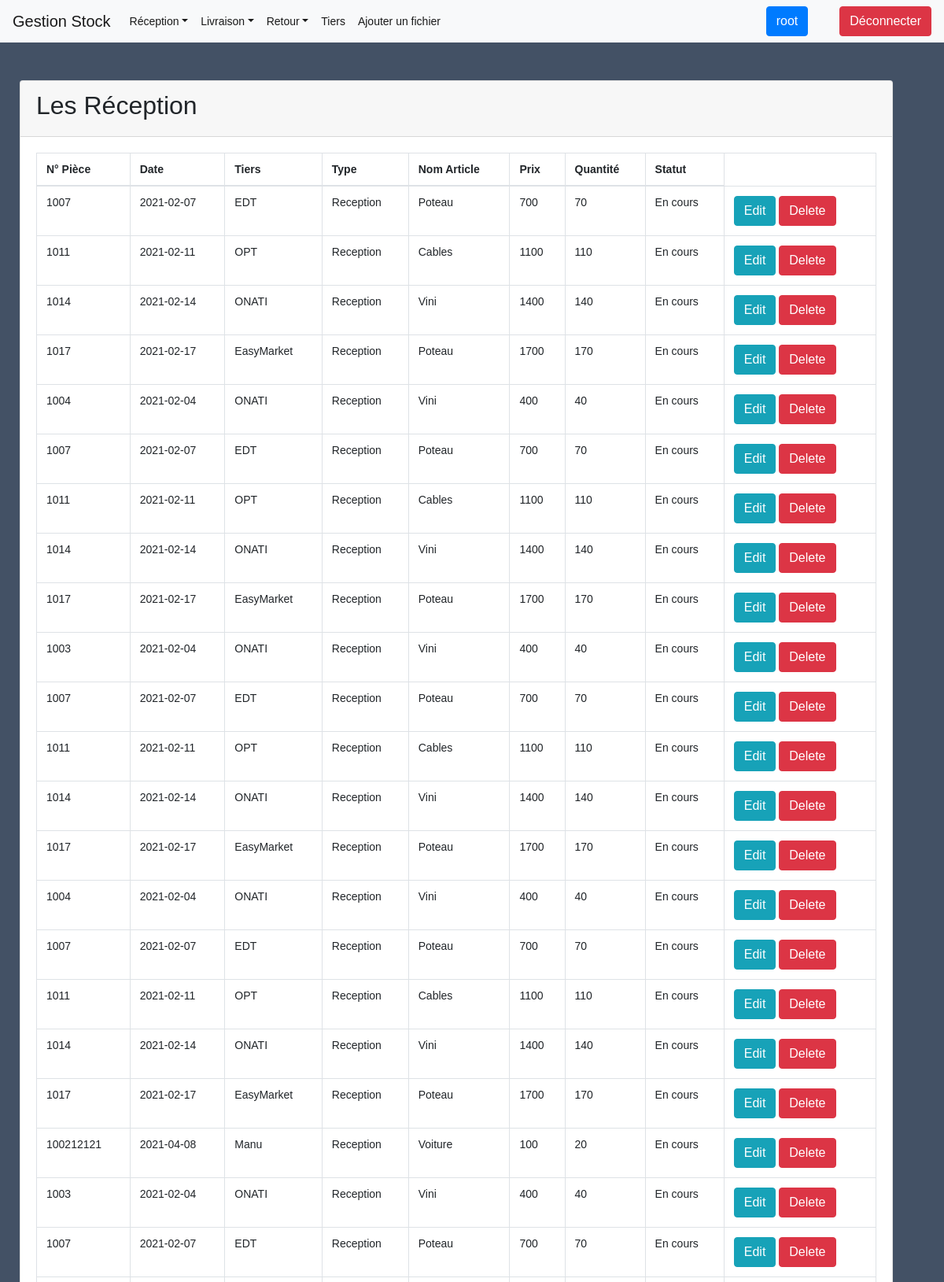
The page /Reception/reception.php (signed in, upper part) on the database its author committed.
### tables this page shows
CREATE TABLE `entete` (
  `id` int(11) NOT NULL,
  `no_piece` int(11) NOT NULL,
  `date_code` date NOT NULL,
  `id_tiers` varchar(11) NOT NULL,
  `type_code` varchar(11) NOT NULL
);

CREATE TABLE `detail` (
  `id` int(11) NOT NULL,
  `no_piece` int(11) NOT NULL,
  `nom_article` varchar(11) NOT NULL,
  `prix` int(11) NOT NULL,
  `quantite` int(11) NOT NULL
);

CREATE TABLE `type` (
  `id` int(11) NOT NULL,
  `type_code` varchar(15) NOT NULL,
  `statut` varchar(10) NOT NULL
);

### Reception/reception.php (the view, shortened to what this page needs)
<?php
include '../Connexion/db.php';
$sql = 'SELECT * FROM entete INNER JOIN detail ON detail.id=entete.id INNER JOIN type ON type.id = entete.id WHERE type.type_code = "Reception" ';
$statement = $connection->prepare($sql);
$statement->execute();
$achat = $statement->fetchAll(PDO::FETCH_OBJ);
?>
<?php require '../header.php'; ?>
<div style=" position: fixed; margin-left: 30px;" class="card mt-5 ">
    <div class="card-header">
      <h2>Recherche</h2>
    </div>
    <div  class="card-body">
      <form action="#" method="POST">
        <div class="form-group">
          <label> N° Pièce</label>
        </div>
        <div class="form-group">
          <label>Date Commande</label>
        </div>
        <div class="form-group">
          <label>Tiers</label>
        </div>
        <div class="form-group">
          <label>Nom Article</label>
        </div>
        <div class="form-group">
          <label>Statut</label>
        </div>
        <div class="form-group">
        </div>
      </form>
    </div>
  </div>
<div  style="margin-right: 50px;" class="container">
  <div class="card mt-5 ">
    <div class="card-header">
      <h2>Les Réception</h2>
    </div>
    <div class="card-body">
      <table id="data" class="table table-bordered display">
      <thead>
        <tr>
          <th >N° Pièce</th>
          <th >Date</th>
          <th >Tiers</th>
          <th >Type</th>
          <th >Nom Article</th>
          <th >Prix</th>
          <th >Quantité</th>
          <th >Statut</th>
        </tr>
      </thead>
        <tbody id="myTable">
        <?php foreach ($achat as $achats) : ?>
          <tr class="content">
            <td class="export"><?= $achats->no_piece; ?></td>
            <td class="export"><?= $achats->date_code; ?></td>
            <td class="export"><?= $achats->id_tiers; ?></td>
            <td class="export"><?= $achats->type_code; ?></td>
            <td class="export"><?= $achats->nom_article; ?></td>
            <td class="export"><?= $achats->prix; ?></td>
            <td class="export"><?= $achats->quantite; ?></td>
            <td class="export"><?= $achats->statut; ?>
            <td>
              <a href="../Edit/edit.php?id=<?= $achats->id ?>" class="btn btn-info">Edit</a>
              <a onclick="return confirm('Voulez vous vraiment supprimer ?')" href="../Delete/delete.php?id=<?= $achats->id ?>" class='btn btn-danger'>Delete</a>
            </td>
          </tr>
        <?php endforeach; ?>
        </tbody>
      </table>
    </div>
  </div>
</div>
<?php require '../footer.php'; ?>

### Css/style.css (style rules this page uses)
body { font: 14px sans-serif; background-color: #435165; }

### rows shown on the page
entete: detail.no_piece "1007", date_code "2021-02-07", id_tiers "EDT", type.type_code "Reception", detail.nom_article "Poteau", detail.prix "700", detail.quantite "70", type.statut "En cours"
entete: detail.no_piece "1011", date_code "2021-02-11", id_tiers "OPT", type.type_code "Reception", detail.nom_article "Cables", detail.prix "1100", detail.quantite "110", type.statut "En cours"
entete: detail.no_piece "1014", date_code "2021-02-14", id_tiers "ONATI", type.type_code "Reception", detail.nom_article "Vini", detail.prix "1400", detail.quantite "140", type.statut "En cours"
entete: detail.no_piece "1017", date_code "2021-02-17", id_tiers "EasyMarket", type.type_code "Reception", detail.nom_article "Poteau", detail.prix "1700", detail.quantite "170", type.statut "En cours"
entete: detail.no_piece "1004", date_code "2021-02-04", id_tiers "ONATI", type.type_code "Reception", detail.nom_article "Vini", detail.prix "400", detail.quantite "40", type.statut "En cours"
entete: detail.no_piece "1007", date_code "2021-02-07", id_tiers "EDT", type.type_code "Reception", detail.nom_article "Poteau", detail.prix "700", detail.quantite "70", type.statut "En cours"
entete: detail.no_piece "1011", date_code "2021-02-11", id_tiers "OPT", type.type_code "Reception", detail.nom_article "Cables", detail.prix "1100", detail.quantite "110", type.statut "En cours"
entete: detail.no_piece "1014", date_code "2021-02-14", id_tiers "ONATI", type.type_code "Reception", detail.nom_article "Vini", detail.prix "1400", detail.quantite "140", type.statut "En cours"
entete: detail.no_piece "1017", date_code "2021-02-17", id_tiers "EasyMarket", type.type_code "Reception", detail.nom_article "Poteau", detail.prix "1700", detail.quantite "170", type.statut "En cours"
entete: detail.no_piece "1003", date_code "2021-02-04", id_tiers "ONATI", type.type_code "Reception", detail.nom_article "Vini", detail.prix "400", detail.quantite "40", type.statut "En cours"
entete: detail.no_piece "1007", date_code "2021-02-07", id_tiers "EDT", type.type_code "Reception", detail.nom_article "Poteau", detail.prix "700", detail.quantite "70", type.statut "En cours"
entete: detail.no_piece "1011", date_code "2021-02-11", id_tiers "OPT", type.type_code "Reception", detail.nom_article "Cables", detail.prix "1100", detail.quantite "110", type.statut "En cours"
entete: detail.no_piece "1014", date_code "2021-02-14", id_tiers "ONATI", type.type_code "Reception", detail.nom_article "Vini", detail.prix "1400", detail.quantite "140", type.statut "En cours"
entete: detail.no_piece "1017", date_code "2021-02-17", id_tiers "EasyMarket", type.type_code "Reception", detail.nom_article "Poteau", detail.prix "1700", detail.quantite "170", type.statut "En cours"
entete: detail.no_piece "1004", date_code "2021-02-04", id_tiers "ONATI", type.type_code "Reception", detail.nom_article "Vini", detail.prix "400", detail.quantite "40", type.statut "En cours"
entete: detail.no_piece "1007", date_code "2021-02-07", id_tiers "EDT", type.type_code "Reception", detail.nom_article "Poteau", detail.prix "700", detail.quantite "70", type.statut "En cours"
entete: detail.no_piece "1011", date_code "2021-02-11", id_tiers "OPT", type.type_code "Reception", detail.nom_article "Cables", detail.prix "1100", detail.quantite "110", type.statut "En cours"
entete: detail.no_piece "1014", date_code "2021-02-14", id_tiers "ONATI", type.type_code "Reception", detail.nom_article "Vini", detail.prix "1400", detail.quantite "140", type.statut "En cours"
entete: detail.no_piece "1017", date_code "2021-02-17", id_tiers "EasyMarket", type.type_code "Reception", detail.nom_article "Poteau", detail.prix "1700", detail.quantite "170", type.statut "En cours"
entete: detail.no_piece "100212121", date_code "2021-04-08", id_tiers "Manu", type.type_code "Reception", detail.nom_article "Voiture", detail.prix "100", detail.quantite "20", type.statut "En cours"
entete: detail.no_piece "1003", date_code "2021-02-04", id_tiers "ONATI", type.type_code "Reception", detail.nom_article "Vini", detail.prix "400", detail.quantite "40", type.statut "En cours"
entete: detail.no_piece "1007", date_code "2021-02-07", id_tiers "EDT", type.type_code "Reception", detail.nom_article "Poteau", detail.prix "700", detail.quantite "70", type.statut "En cours"

### other values the page prints
$_SESSION['username'] "root"
